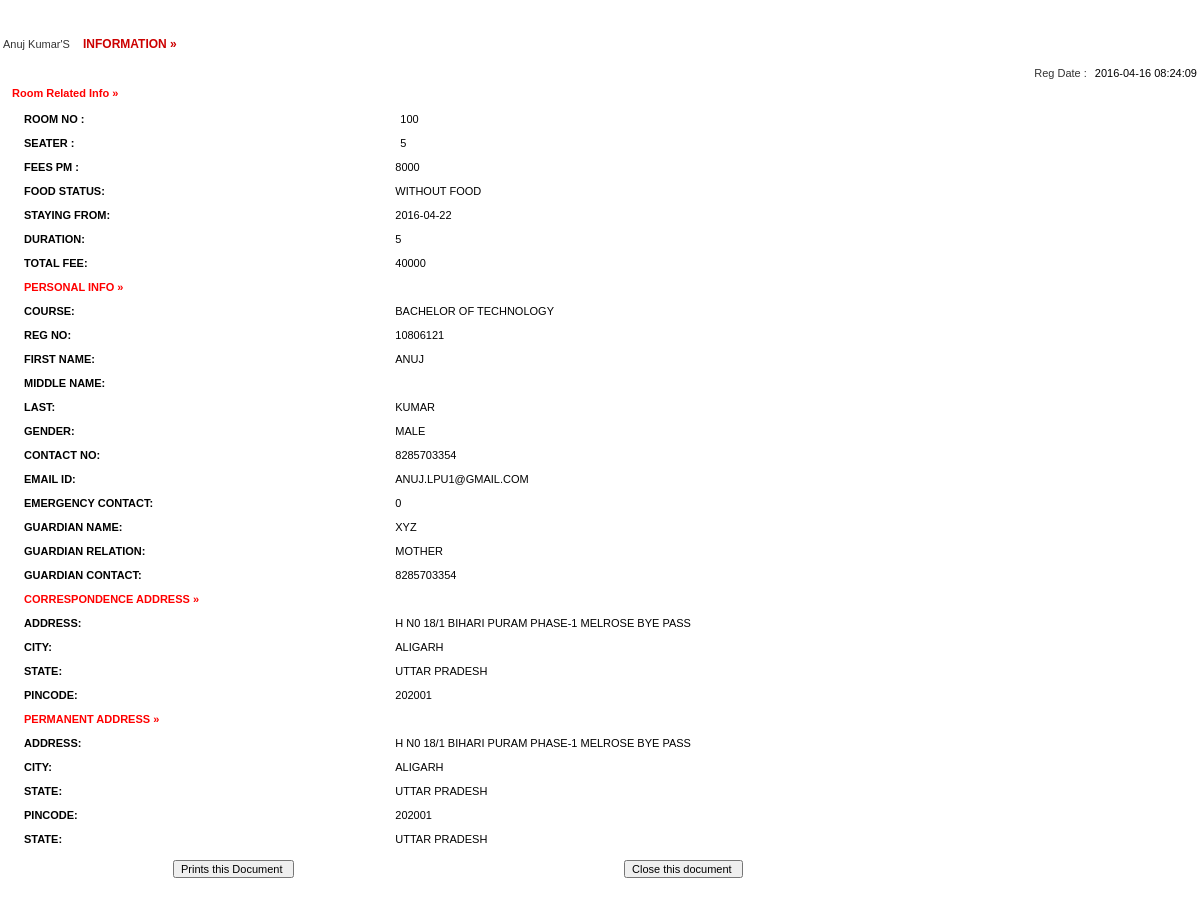
The page /admin/full-profile.php?id=6 on the database as committed earlier.
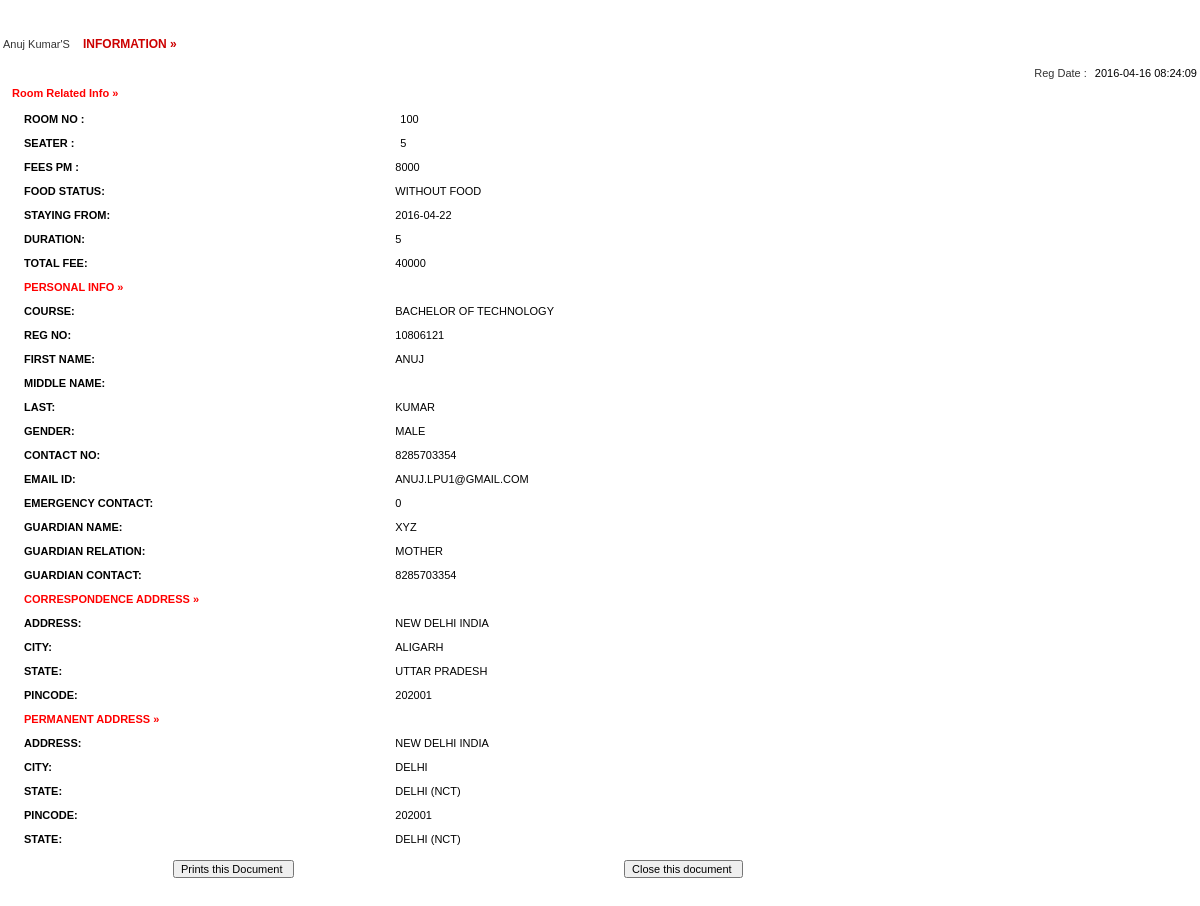
The same page on the database as committed later.
### tables this page shows
CREATE TABLE `registration` (
  `id` int(11) NOT NULL,
  `roomno` int(11) DEFAULT NULL,
  `seater` int(11) DEFAULT NULL,
  `feespm` int(11) DEFAULT NULL,
  `foodstatus` int(11) DEFAULT NULL,
  `stayfrom` date DEFAULT NULL,
  `duration` int(11) DEFAULT NULL,
  `course` varchar(500) DEFAULT NULL,
  `regno` int(11) DEFAULT NULL,
  `firstName` varchar(500) DEFAULT NULL,
  `middleName` varchar(500) DEFAULT NULL,
  `lastName` varchar(500) DEFAULT NULL,
  `gender` varchar(250) DEFAULT NULL,
  `contactno` bigint(11) DEFAULT NULL,
  `emailid` varchar(500) DEFAULT NULL,
  `profile_picture` varchar(255) DEFAULT NULL,
  `egycontactno` bigint(11) DEFAULT NULL,
  `guardianName` varchar(500) DEFAULT NULL,
  `guardianRelation` varchar(500) DEFAULT NULL,
  `guardianContactno` bigint(11) DEFAULT NULL,
  `corresAddress` varchar(500) DEFAULT NULL,
  `corresCIty` varchar(500) DEFAULT NULL,
  `corresState` varchar(500) DEFAULT NULL,
  `corresPincode` int(11) DEFAULT NULL,
  `pmntAddress` varchar(500) DEFAULT NULL,
  `pmntCity` varchar(500) DEFAULT NULL,
  `pmnatetState` varchar(500) DEFAULT NULL,
  `pmntPincode` int(11) DEFAULT NULL,
  `postingDate` timestamp NULL DEFAULT current_timestamp(),
  `updationDate` varchar(500) DEFAULT NULL,
  `corresDistrict` varchar(500) DEFAULT NULL,
  `pmnatetDistrict` varchar(500) DEFAULT NULL
);

### admin/full-profile.php (the view, shortened to what the changed rows need)
<?php
$con = mysqli_connect(DB_SERVER,DB_USER,DB_PASS,DB_NAME);
?>
<!DOCTYPE html PUBLIC "-//W3C//DTD XHTML 1.0 Transitional//EN" "http://www.w3.org/TR/xhtml1/DTD/xhtml1-transitional.dtd">
<html xmlns="http://www.w3.org/1999/xhtml">
<head>
<link href="style.css" rel="stylesheet" type="text/css" />
<link href="hostel.css" rel="stylesheet" type="text/css">
</head>
<body>
<table width="100%" border="0">
<?php
		 $ret= mysqli_query($con,"SELECT * FROM registration where id = '".$_GET['id']."'");
			while($row=mysqli_fetch_array($ret))
			{
			?>
			<tr>
			  <td colspan="2" align="center" class="font1">&nbsp;</td>
  </tr>
			<tr>
			  <td colspan="2" align="center" class="font1">&nbsp;</td>
  </tr>
			<tr>
			  <td colspan="2"  class="font"><?php echo ucfirst($row['firstName']);?> <?php echo ucfirst($row['lastName']);?>'S <span class="font1"> information &raquo;</span> </td>
  </tr>
			<tr>
			  <td colspan="2"  class="font">&nbsp;&nbsp;&nbsp;&nbsp;&nbsp;&nbsp;&nbsp;&nbsp;&nbsp;&nbsp;&nbsp;&nbsp;
		      <div align="right">Reg Date : <span class="comb-value"><?php echo $row['postingDate'];?></span></div></td>
  </tr>
			<tr>
			  <td colspan="2"  class="heading" style="color: red;">Room Related Info &raquo; </td>
  </tr>
			<tr>
			  <td colspan="2"  class="font1"><table width="100%" border="0">
                <tr>
                  <td width="32%" valign="top" class="heading">Room no : </td>
                      <td class="comb-value1"><span class="comb-value"><?php echo $row['roomno'];?></span></td>
                    </tr>
                  <tr>
                  <td width="22%" valign="top" class="heading">Seater : </td>
                      <td class="comb-value1"><span class="comb-value"><?php echo $row['seater'];?></span></td>
                    </tr>
                    <tr>
                    <td width="12%" valign="top" class="heading">Fees PM : </td>
                      <td class="comb-value1"><?php echo $fpm=$row['feespm'];?></td>
                    </tr>
                     <tr>
                    <td width="12%" valign="top" class="heading">Food Status: </td>
                      <td class="comb-value1"><?php if($row['foodstatus']==0)
{
  echo "Without Food";
}
else
{
  echo "With Food";
}
                      ;?></td>
                    </tr>
                    <tr>
                    <td width="12%" valign="top" class="heading">Staying From: </td>
                      <td class="comb-value1"><?php echo $row['stayfrom'];?></td>
                    </tr>
                    <tr>
                    <td width="12%" valign="top" class="heading">Duration: </td>
                      <td class="comb-value1"><?php echo $dr=$row['duration'];?></td>
                    </tr>
                    <tr>
                    <td width="12%" valign="top" class="heading">Total Fee: </td>
                      <td class="comb-value1">
                      <?php if($row['foodstatus']==1)
                      {
                        $fd=2000;
                        echo (($dr*$fpm)+$fd);
                      }
                        else
                        {
                          echo $dr*$fpm;
                        }
                      ?></td>
                    </tr>
  <tr>
   <td colspan="2" align="left"  class="heading" style="color: red;">Personal Info &raquo; </td>
  </tr>
<tr>
<td width="12%" valign="top" class="heading">Course: </td>
<td class="comb-value1"><?php echo $row['course'];?></td>
</tr>
<tr>
<td width="12%" valign="top" class="heading">Reg no: </td>
<td class="comb-value1"><?php echo $row['regno'];?></td>
</tr>
<tr>
<td width="12%" valign="top" class="heading">First Name: </td>
<td class="comb-value1"><?php echo $row['firstName'];?></td>
</tr>
<tr>
<td width="12%" valign="top" class="heading">Middle name: </td>
<td class="comb-value1"><?php echo $row['middleName'];?></td>
</tr>
<tr>
<td width="12%" valign="top" class="heading">Last: </td>
<td class="comb-value1"><?php echo $row['lastName'];?></td>
</tr>
<tr>
<td width="12%" valign="top" class="heading">Gender: </td>
<td class="comb-value1"><?php echo $row['gender'];?></td>
</tr>
<tr>
<td width="12%" valign="top" class="heading">Contact No: </td>
<td class="comb-value1"><?php echo $row['contactno'];?></td>
</tr>
<tr>
<td width="12%" valign="top" class="heading">Email id: </td>
<td class="comb-value1"><?php echo $row['emailid'];?></td>
</tr>
<tr>
<td width="12%" valign="top" class="heading">Emergency Contact: </td>
<td class="comb-value1"><?php echo $row['egycontactno'];?></td>
</tr>
<tr>
<td width="12%" valign="top" class="heading">Guardian Name: </td>
<td class="comb-value1"><?php echo $row['guardianName'];?></td>
</tr>
<tr>
<td width="12%" valign="top" class="heading">Guardian Relation: </td>
<td class="comb-value1"><?php echo $row['guardianRelation'];?></td>
</tr>
<tr>
<td width="12%" valign="top" class="heading">Guardian Contact: </td>
<td class="comb-value1"><?php echo $row['guardianContactno'];?></td>
</tr>
<tr>
        <td colspan="2"  class="heading" style="color: red;">Correspondence Address  &raquo; </td>
  </tr>
<tr>
<td width="12%" valign="top" class="heading">Address: </td>
<td class="comb-value1"><?php echo $row['corresAddress'];?></td>
</tr>
<tr>
<td width="12%" valign="top" class="heading">City: </td>
<td class="comb-value1"><?php echo $row['corresCIty'];?></td>
</tr>
<tr>
<td width="12%" valign="top" class="heading">State: </td>
<td class="comb-value1"><?php echo $row['corresState'];?></td>
</tr>
<tr>
<td width="12%" valign="top" class="heading">Pincode: </td>
<td class="comb-value1"><?php echo $row['corresPincode'];?></td>
</tr>
<tr>
        <td colspan="2"  class="heading" style="color: red;">Permanent Address  &raquo; </td>
  </tr>
<tr>
<td width="12%" valign="top" class="heading">Address: </td>
<td class="comb-value1"><?php echo $row['pmntAddress'];?></td>
</tr>
<tr>
<td width="12%" valign="top" class="heading">City: </td>
<td class="comb-value1"><?php echo $row['pmntCity'];?></td>
</tr>
<tr>
<td width="12%" valign="top" class="heading">State: </td>
<td class="comb-value1"><?php echo $row['pmnatetState'];?></td>
</tr>
<tr>
<td width="12%" valign="top" class="heading">Pincode: </td>
<td class="comb-value1"><?php echo $row['pmntPincode'];?></td>
</tr>
<tr>
<td width="12%" valign="top" class="heading">State: </td>
<td class="comb-value1"><?php echo $row['pmnatetState'];?></td>
</tr>
<?php } ?>
                  </table></td>
                </tr>
                  </table></td>
</body>
</html>

Rows that differ between the two databases and show on the page:
changed registration "Anuj": corresAddress "H N0 18/1 BIHARI PURAM PHASE-1 MELROSE BYE PASS" → "NEW DELHI INDIA"; pmntAddress "H N0 18/1 BIHARI PURAM PHASE-1 MELROSE BYE PASS" → "NEW DELHI INDIA"; pmntCity "ALIGARH" → "DELHI"; pmnatetState "UTTAR PRADESH" → "DELHI (NCT)"
